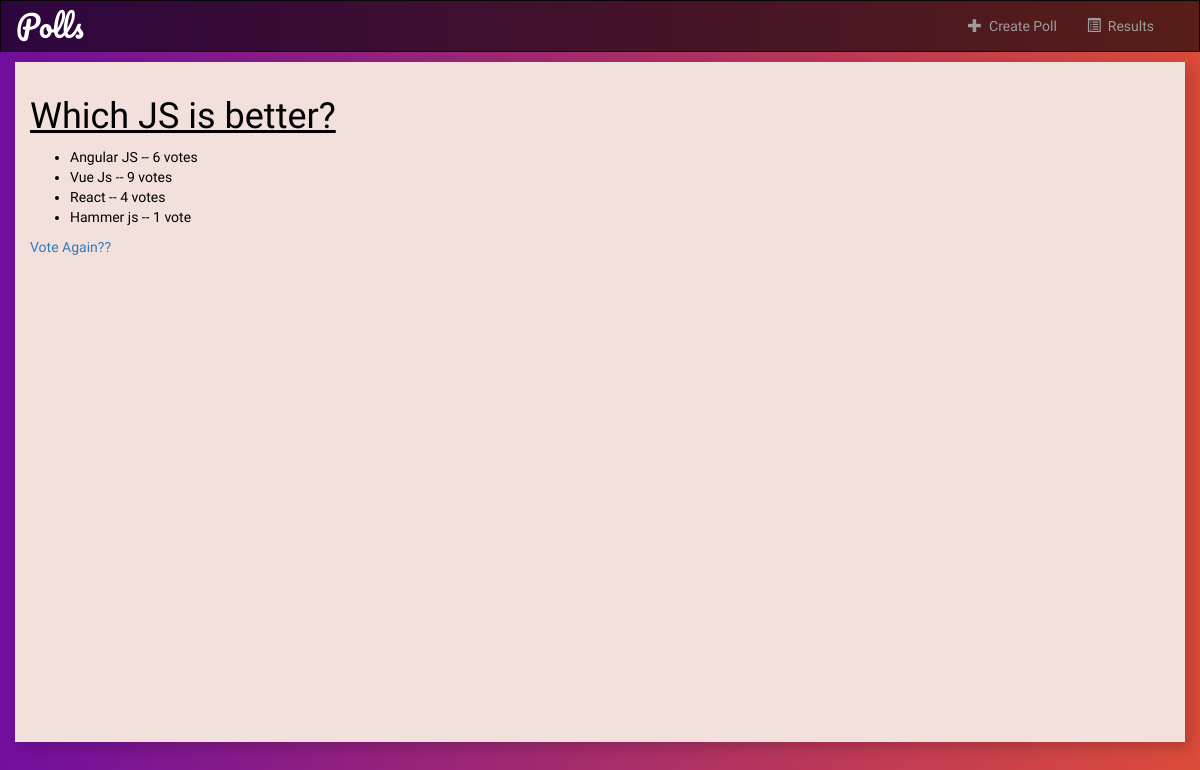
The app's page /polls/2/results/ with its own data.
### polls/models.py (models this page shows, shortened)
class Question(models.Model):
    question_text= models.CharField(max_length=500)
    pub_date= models.DateTimeField('date published',null=True)
    def was_published_recently(self):
        now = timezone.now()
        return now - datetime.timedelta(days=1) <= self.pub_date <= now
    was_published_recently.admin_order_field='pub_date'
    was_published_recently.boolean=True
    was_published_recently.short_description='Published recently?'

class Choice(models.Model):
    question = models.ForeignKey(Question, on_delete=models.CASCADE)
    choice_text = models.CharField(max_length=200)
    votes = models.IntegerField(default=0)

### polls/views.py (the view)
# urls.py: path('<int:pk>/results/',views.ResultsView.as_view(),name='results'),
class ResultsView(generic.DetailView):
	model=Question
	template_name='polls/results.html'

### polls/templates/polls/results.html
{% extends 'polls/base.html' %}
{% block body%}
	<h1 id="questionhead">{{ question.question_text }}</h1>
	<ul>
		{% for choice in question.choice_set.all %}
			<li>{{ choice.choice_text }} -- {{choice.votes}} vote{{choice.votes|pluralize}}</li>
		{% endfor %}
	</ul>
<a href="{% url 'polls:detail' question.id %}">Vote Again??</a>
{% endblock%}

### polls/static/polls/style.css (style rules this page uses)
body { color:black; //background:url(https://images.pexels.com/photos/8263/pexels-photo.jpg?auto=compress&cs=tinysrgb&dpr=2&h=650&w=940); background-image: -webkit-linear-gradient(left, #720e9e 0, #dd4b39 100%); background-image: -o-linear-gradient(left, #720e9e 0, #dd4b39 100%); background-image: linear-gradient(to right, #720e9e 0, #dd4b39 100%); list-style-type: none; font-family: 'Ubuntu', sans-serif; }
#questionhead { text-decoration: underline; }

### records on screen
Question: question_text "Which JS is better?"
Choice: choice_text "Angular JS", votes "6"
Choice: choice_text "Vue Js", votes "9"
Choice: choice_text "React", votes "4"
Choice: choice_text "Hammer js", votes "1"
